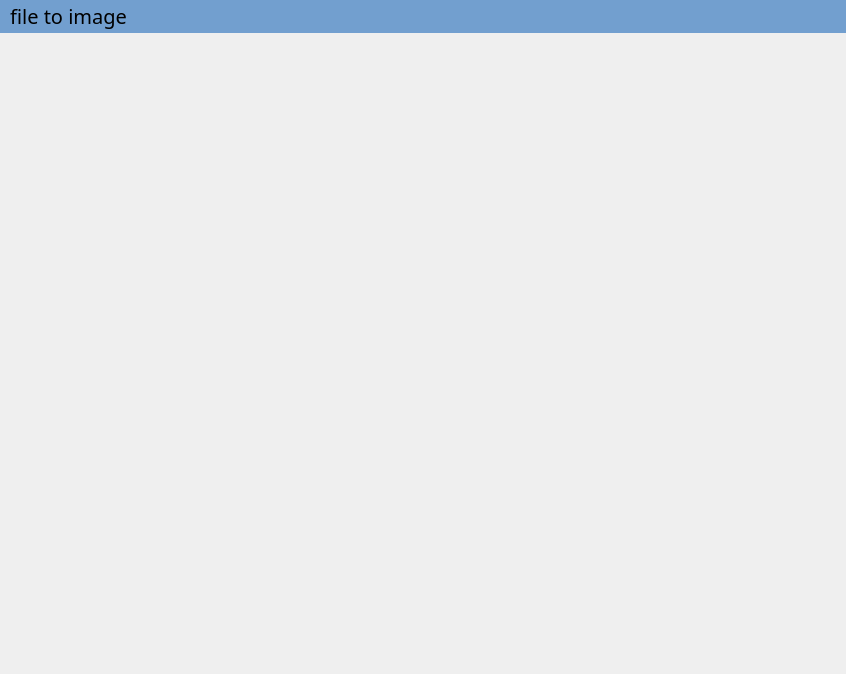
<?xml version="1.0" encoding="UTF-8"?>
<ui version="4.0">
 <class>MainWindow</class>
 <widget class="QMainWindow" name="MainWindow">
  <property name="geometry">
   <rect>
    <x>0</x>
    <y>0</y>
    <width>846</width>
    <height>674</height>
   </rect>
  </property>
  <property name="font">
   <font>
    <family>Ubuntu Condensed</family>
    <pointsize>15</pointsize>
    <weight>75</weight>
    <bold>true</bold>
   </font>
  </property>
  <property name="windowTitle">
   <string>SmartEye Main Window</string>
  </property>
  <property name="unifiedTitleAndToolBarOnMac">
   <bool>false</bool>
  </property>
  <widget class="QWidget" name="centralwidget"/>
  <widget class="QMenuBar" name="menubar">
   <property name="geometry">
    <rect>
     <x>0</x>
     <y>0</y>
     <width>846</width>
     <height>46</height>
    </rect>
   </property>
   <property name="font">
    <font>
     <family>Tibetan Machine Uni</family>
     <pointsize>15</pointsize>
     <weight>9</weight>
     <italic>false</italic>
     <bold>false</bold>
    </font>
   </property>
   <property name="styleSheet">
    <string notr="true">background-color: rgb(114, 159, 207);
font: 75 15pt &quot;Tibetan Machine Uni&quot;;</string>
   </property>
    <widget class="QMenu" name="menuSession">
    <property name="font">
     <font>
      <family>Tibetan Machine Uni</family>
      <pointsize>15</pointsize>
      <weight>9</weight>
      <italic>false</italic>
      <bold>false</bold>
     </font>
    </property>
    <property name="title">
     <string>Session</string>
    </property>
    <addaction name="newSessionMenu"/>
    <addaction name="sessionRecordMenu"/>
    <addaction name="separator"/>
    <addaction name="actionExit"/>
   </widget>
   <widget class="QMenu" name="menuVoice">
    <property name="font">
     <font>
      <family>Tibetan Machine Uni</family>
      <pointsize>15</pointsize>
      <weight>9</weight>
      <italic>false</italic>
      <bold>false</bold>
     </font>
    </property>
    <property name="title">
     <string>file to image</string>
    </property>
    <addaction name="voiceMenu"/>
   </widget>
   
   <addaction name="menuVoice"/>
   <!-- 
   <widget class="QMenu" name="menuboth">
    <property name="font">
     <font>
      <family>Tibetan Machine Uni</family>
      <pointsize>15</pointsize>
      <weight>9</weight>
      <italic>false</italic>
      <bold>false</bold>
     </font>
    </property>
    <property name="title">
     <string>Hybrid</string>
    </property>
    <addaction name="bothMenu"/>
   </widget>
   <addaction name="menuSession"/>
   <addaction name="menuboth"/>
  </widget>
  <widget class="QStatusBar" name="statusbar"/>
-->

  <action name="newSessionMenu">
   <property name="text">
    <string>New Session</string>
   </property>
  </action>
  
  <action name="sessionRecordMenu">
   <property name="text">
    <string>Session Records</string>
   </property>
  </action>
  <action name="actionExit">
   <property name="text">
    <string>Exit</string>
   </property>
  </action>
  <action name="voiceMenu">
   <property name="text">
    <string>Convert file to image</string>
   </property>
  </action>
    <!-- 
      <action name="bothMenu">
   <property name="text">
    <string>Hybrid</string>
   </property>
  </action>-->
 </widget>
 <resources/>
 <connections/>
</widget>
</ui>
